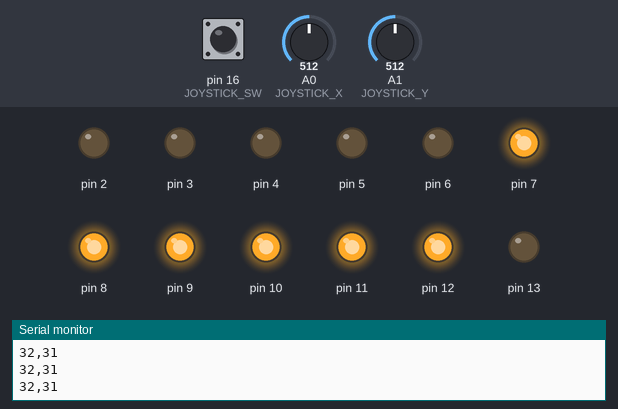
A sketch run on a simulated Arduino Uno, built with avr-gcc and run on an emulated ATmega328P. Parts: output pins drawn as LEDs (lit = HIGH), the last lines printed to the serial monitor. The inputs (shaded band) are chosen by the test bench; at power-on: A0 (JOYSTICK_X) = 512, A1 (JOYSTICK_Y) = 512, pin 16 (JOYSTICK_SW) HIGH.

Above: at 1.2 s.
1.3 s: A0 (JOYSTICK_X) set to 716
At 2.1 s:
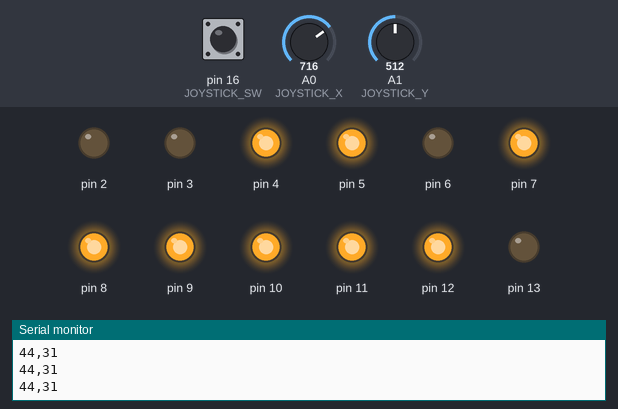
2.8 s: A1 (JOYSTICK_Y) set to 716
At 3.2 s:
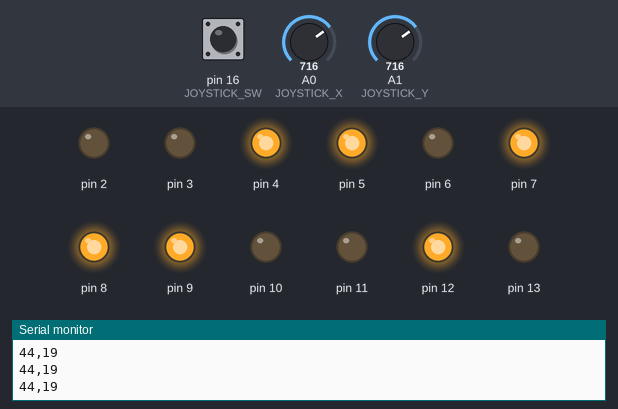
4.3 s: A0 (JOYSTICK_X) set to 900
At 5.5 s:
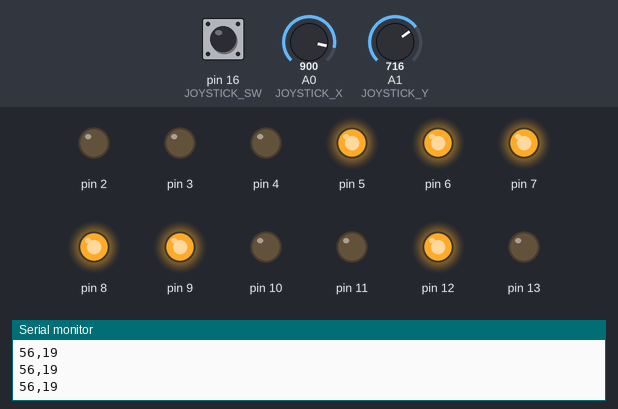
5.8 s: A1 (JOYSTICK_Y) set to 900
At 6.7 s:
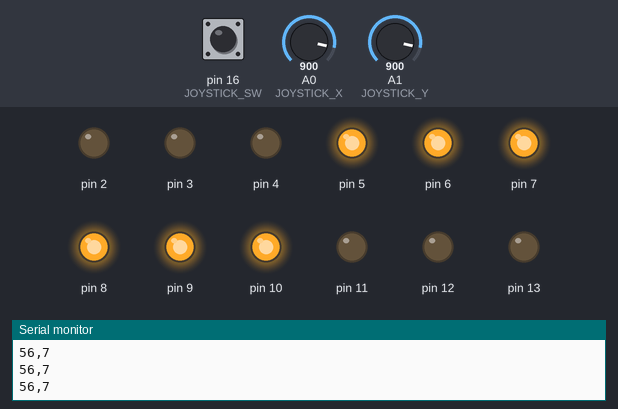
7.3 s: A0 (JOYSTICK_X) set to 1010
At 7.9 s:
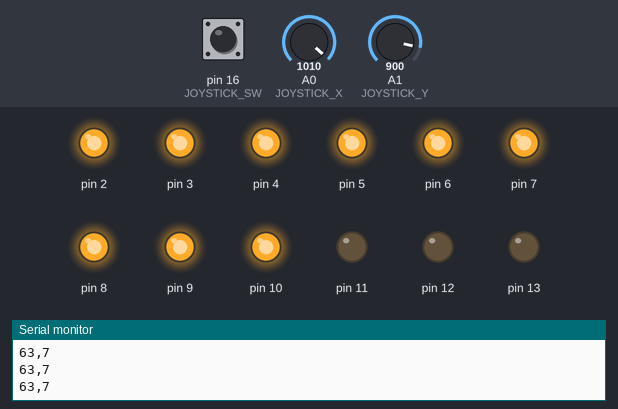
8.8 s: A1 (JOYSTICK_Y) set to 511
At 10.2 s:
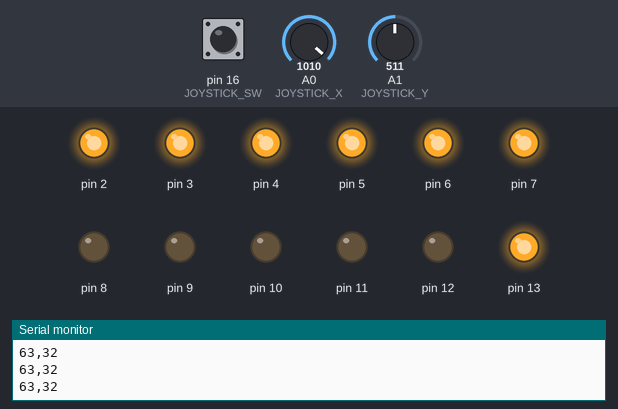
Timing chart, 0 to 11.3 s (numbered marks = the images above; inputs shaded):
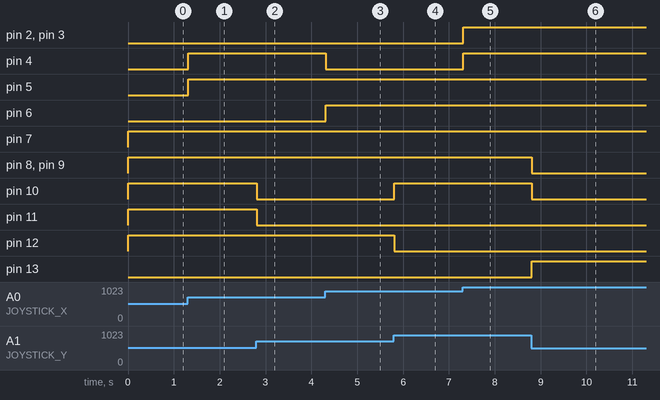

Measured:
- after the input at 1.3 s, pin 4, pin 5: LOW → HIGH at once
- after the input at 2.8 s, pin 10, pin 11: HIGH → LOW at once
- after the input at 4.3 s, pin 4: HIGH → LOW at once; pin 6: LOW → HIGH at once
- after the input at 5.8 s, pin 10: LOW → HIGH at once; pin 12: HIGH → LOW at once
- after the input at 7.3 s, pin 2–4: LOW → HIGH at once
- after the input at 8.8 s, pin 8–10: HIGH → LOW at once; pin 13: LOW → HIGH at once

The sketch:

disegno_joystick.ino
```cpp
/* Questo sketch configura i 6 bit MSB del PORT-D per generare
 *  segnali analogici con convertitore DIGITALE-ANALOGICO 6-bit
 *  su CH1 dell'oscilloscopio e configura i 6 bit LSB del PORT-B
 *  per generare segnali analogici con DAC 6-bit su CH2.
 *
 *  Configura l'ingresso analogico A0 per leggere la coordinata X
 *  da un Joystick Analogico, A1 per la coordinata Y e A2 (con
 *  resistenza di Pull-Up) per leggere il pulsante.
 *
 *  Ogni volta che il tasto viene premuto memorizzo nell'Array disegno
 *  le coordinate del punto in cui si trova in quel momento il Joystick
 *
 *  Visualizza l'esperienza di laboratorio completa:
 *  https://youtu.be/lPdT0cLojwc
 *
 */

#define N_MAX_PUNTI  100

#define JOYSTICK_X    A0
#define JOYSTICK_Y    A1
#define JOYSTICK_SW   16     // Digital Input con Pull-UP


int ch1, ch2;
int disegno[N_MAX_PUNTI][2];
int n_punti;

void setup()
{
  Serial.begin(9600);

  /* CH1 dell'oscilloscopio */
  pinMode(2, OUTPUT);
  pinMode(3, OUTPUT);
  pinMode(4, OUTPUT);
  pinMode(5, OUTPUT);
  pinMode(6, OUTPUT);
  pinMode(7, OUTPUT);

  /* CH2 dell'oscilloscopio */
  pinMode(8, OUTPUT);
  pinMode(9, OUTPUT);
  pinMode(10, OUTPUT);
  pinMode(11, OUTPUT);
  pinMode(12, OUTPUT);
  pinMode(13, OUTPUT);

  /* pulsante del Joystick con Resistenza di Pull-UP */
  pinMode(JOYSTICK_SW, INPUT_PULLUP);

  /* Azzeramento delle variabili globali */
  ch1 = 0;
  ch2 = 0;
  n_punti = 0;
}

void loop()
{
  int n;

  /* eseguo il disegno */
  for( n=0; n<n_punti; n++)
  {
    ch1 = disegno[n][0];
    ch2 = disegno[n][1];

    Serial.print(ch1);
    Serial.print(",");
    Serial.print(ch2);
    Serial.println();

    PORTD = ch1 << 2;
    PORTB = ch2;

    delay(1);
  }

  /* mostrare il joystick dove sta puntando */
  ch1 = analogRead( JOYSTICK_X ) >> 4;
  ch2 = 63 - (analogRead( JOYSTICK_Y ) >> 4);

  Serial.print(ch1);
  Serial.print(",");
  Serial.print(ch2);
  Serial.println();

  PORTD = ch1 << 2;
  PORTB = ch2;

  delay(1);

  /* controllo la pressione del tasto SW */
  if ( digitalRead(JOYSTICK_SW) == LOW )
  {
    if (n_punti < N_MAX_PUNTI)
    {
      disegno[n_punti][0] = ch1;
      disegno[n_punti][1] = ch2;

      n_punti ++;

      n = 0;
      while ( digitalRead(JOYSTICK_SW) == LOW )
      {
        delay (50); /* antirimbalzo */

        /* dopo un secondo cancella la figura */
        n++;
        if (n > (1000/50)) { n_punti = 0; }
      }

      delay (200); /* antirimbalzo */
    }
  }
}
```
